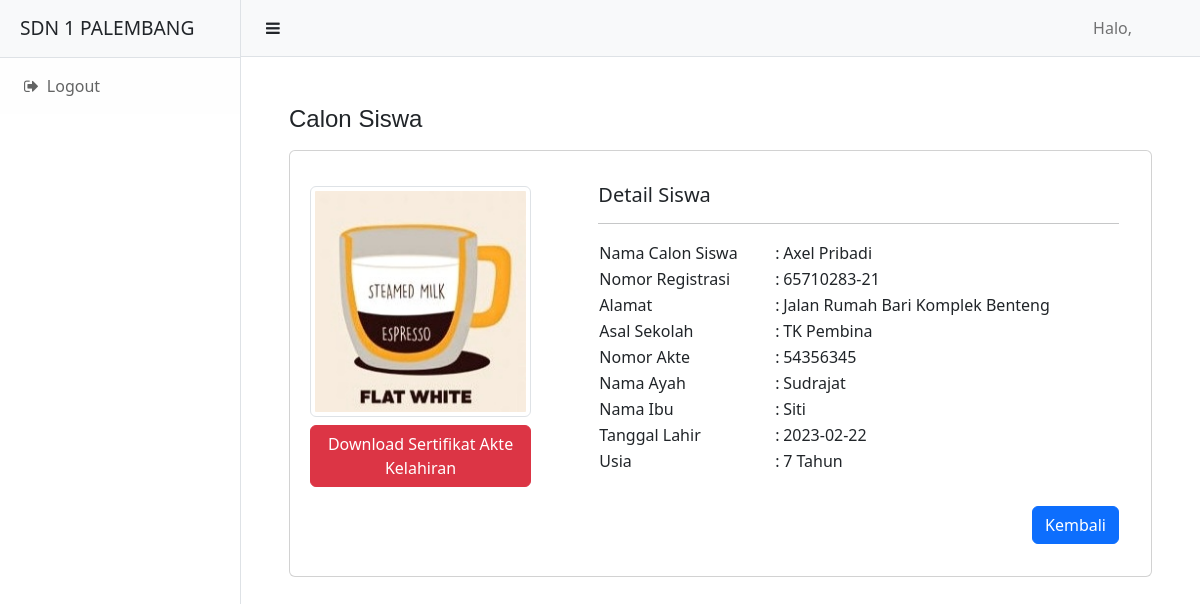
The page /admin/detail_pendaftaran.php?id=23 on the database its author committed.
### tables this page shows
CREATE TABLE `pendaftaran` (
  `id` bigint(20) NOT NULL,
  `no_akte` varchar(255) NOT NULL,
  `no_registrasi` varchar(255) NOT NULL,
  `nama` varchar(255) NOT NULL,
  `alamat` text NOT NULL,
  `asal_sekolah` varchar(255) NOT NULL,
  `nama_ayah` varchar(255) NOT NULL,
  `id_user` bigint(20) NOT NULL,
  `nama_ibu` varchar(255) NOT NULL,
  `tanggal_lahir` date NOT NULL,
  `usia` varchar(10) NOT NULL,
  `sertifikat_akte` varchar(255) NOT NULL,
  `foto` varchar(255) DEFAULT NULL,
  `created_at` timestamp NOT NULL DEFAULT current_timestamp(),
  `status` varchar(255) NOT NULL
);

### admin/detail_pendaftaran.php (the view, shortened to what this page needs)
<?php
$id = $_GET['id'];
include('../koneksi.php');
$sql = "SELECT * FROM pendaftaran WHERE id='$id'";
$query = mysqli_query($conn, $sql);
$data = mysqli_fetch_assoc($query);
include('../partials/layout.php');
?>
<div class="container px-5 my-5">
    <h4 class="mt-4 mb-3" style="font-family: 'Fira Sans', sans-serif;">Calon Siswa</h4>
    <div class="card mb-3 py-3 px-3" style="max-width: 100%">
        <div class="row g-0">
            <div class="col-md-4 d-flex justify-content-center flex-column">
                <img src="../assets/image/foto/<?= $data['foto']; ?>" width="80%" class="img-fluid rounded-start img-thumbnail m-1" alt="...">
                <a href="../assets/file/<?= $data['sertifikat_akte']; ?>" target="_blank" class="btn btn-danger m-1" style="width: 80%;">Download Sertifikat Akte Kelahiran</a>
            </div>
            <div class="col-md-8">
                <div class="card-body">
                    <h5 class="card-title">Detail Siswa</h5>
                    <hr>
                    <p class="card-text">
                    <table style="width:100%">
                        <tbody>
                            <tr>
                                <td>Nama Calon Siswa</td>
                                <td>:</td>
                                <td><?= $data['nama']; ?></td>
                            </tr>
                            <tr>
                                <td>Nomor Registrasi</td>
                                <td>:</td>
                                <td><?= $data['no_registrasi']; ?></td>
                            </tr>
                            <tr>
                                <td>Alamat</td>
                                <td>:</td>
                                <td><?= $data['alamat']; ?></td>
                            </tr>
                            <tr>
                                <td>Asal Sekolah</td>
                                <td>:</td>
                                <td><?= $data['asal_sekolah']; ?></td>
                            </tr>
                            <tr>
                                <td>Nomor Akte</td>
                                <td>:</td>
                                <td><?= $data['no_akte']; ?></td>
                            </tr>
                            <tr>
                                <td>Nama Ayah</td>
                                <td>:</td>
                                <td><?= $data['nama_ayah']; ?></td>
                            </tr>
                            <tr>
                                <td>Nama Ibu</td>
                                <td>:</td>
                                <td><?= $data['nama_ibu']; ?></td>
                            </tr>
                            <tr>
                                <td>Tanggal Lahir</td>
                                <td>:</td>
                                <td><?= $data['tanggal_lahir']; ?></td>
                            </tr>
                            <tr>
                                <td>Usia</td>
                                <td>:</td>
                                <td><?= $data['usia']; ?> Tahun</td>
                            </tr>
                        </tbody>
                    </table>
                    </p>
                </div>
            </div>
        </div>
        <div class="d-flex justify-content-end">
            <a href="pendaftaran.php" class="btn btn-primary mx-3 mb-3">Kembali</a>
        </div>
    </div>
</div>

### partials/layout.php (shortened to what this page needs)
<!DOCTYPE html>
<html lang="en">
<head>
    <link href="../assets/css/styles.css" rel="stylesheet" />
    <link rel="stylesheet" href="https://cdnjs.cloudflare.com/ajax/libs/twitter-bootstrap/5.2.0/css/bootstrap.min.css">
    <link rel="stylesheet" href="https://cdn.datatables.net/1.13.2/css/dataTables.bootstrap5.min.css">
    <link rel="stylesheet" href="https://cdnjs.cloudflare.com/ajax/libs/font-awesome/4.7.0/css/font-awesome.min.css" />
</head>
<body>
    <div class="d-flex" id="wrapper">
        <?php include('sidebar.php'); ?>
        <div id="page-content-wrapper">
            <nav class="navbar navbar-expand-lg navbar-light bg-light border-bottom">
                <div class="container-fluid">
                    <button class="btn btn-white" id="sidebarToggle"> <i class="fa fa-bars"></i></button>
                    <ul class="navbar-nav ms-auto mt-2 mt-lg-0">
                        <li class="nav-item active mx-5"><a class="nav-link" href="#!">Halo, <?= $_SESSION['name']; ?></a></li>
                    </ul>
                </div>
            </nav>
</body>
</html>

### partials/sidebar.php (shortened to what this page needs)
<div class="border-end bg-white" id="sidebar-wrapper">
    <div class="sidebar-heading border-bottom bg-light">SDN 1 PALEMBANG</div>
    <div class="list-group list-group-flush">
        <a class="list-group-item list-group-item-action list-group-item-light p-3" href="../logout.php"><i class="fa fa-sign-out px-2"></i>Logout</a>
    </div>
</div>

### rows shown on the page
pendaftaran: foto (picture), nama "Axel Pribadi", no_registrasi "65710283-21", alamat "Jalan Rumah Bari Komplek Benteng", asal_sekolah "TK Pembina", no_akte "54356345", nama_ayah "Sudrajat", nama_ibu "Siti", tanggal_lahir "2023-02-22", usia "7"
